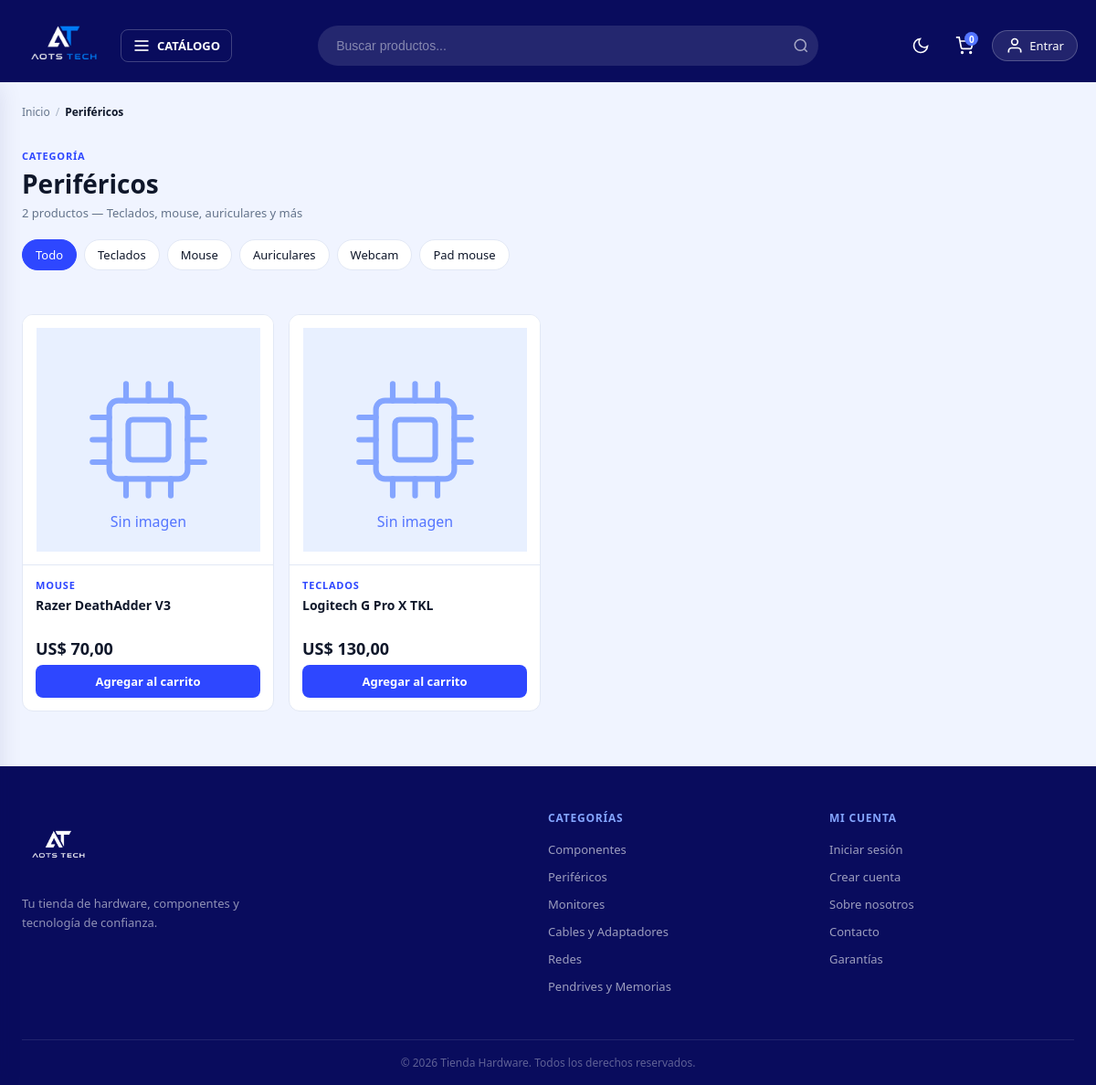
The page /categoria-producto/categoria?categoria=perifericos on the database its author committed.
### tables this page shows
CREATE TABLE categorias (
    id          INT AUTO_INCREMENT PRIMARY KEY,
    nombre      VARCHAR(80)  NOT NULL,
    slug        VARCHAR(80)  NOT NULL UNIQUE,
    descripcion VARCHAR(255) DEFAULT ''
);

CREATE TABLE subcategorias (
    id           INT AUTO_INCREMENT PRIMARY KEY,
    nombre       VARCHAR(80)  NOT NULL,
    slug         VARCHAR(80)  NOT NULL UNIQUE,
    categoria_id INT          NOT NULL,
    descripcion  VARCHAR(255) DEFAULT '',
    CONSTRAINT fk_sub_categoria FOREIGN KEY (categoria_id) REFERENCES categorias(id)
);

CREATE TABLE productos (
    id              INT AUTO_INCREMENT PRIMARY KEY,
    nombre          VARCHAR(120)  NOT NULL,
    descripcion     TEXT          NOT NULL,
    precio          DECIMAL(10,2) NOT NULL,
    stock           INT           NOT NULL DEFAULT 0,
    imagen          VARCHAR(255)  DEFAULT 'default.webp',
    subcategoria_id INT           NOT NULL,
    destacado       TINYINT(1)    NOT NULL DEFAULT 0,
    creado_en       TIMESTAMP     DEFAULT CURRENT_TIMESTAMP,
    CONSTRAINT fk_producto_subcategoria FOREIGN KEY (subcategoria_id) REFERENCES subcategorias(id)
);

### controllers/PaginasController.php (called while the page is built, shortened)
<?php
class PaginasController {
    public static function categoria(Router $router) {
        $slug = s($_GET['categoria'] ?? '');
        $categoria = Categoria::porSlug($slug);
        $productos     = Producto::porCategoria($categoria->id);
        $subcategorias = Subcategoria::porCategoria($categoria->id);
        $subs_por_id = [];
        foreach ($subcategorias as $sub) $subs_por_id[$sub->id] = $sub;
        foreach ($productos as $producto) {
            $producto->subcategoria = $subs_por_id[$producto->subcategoria_id] ?? null;
        }
        $router->render('tienda/categoria', [
            'meta_descripcion' => $categoria->descripcion ?: "Comprá {$categoria->nombre} al mejor precio en Tienda Hardware",
            'titulo'        => $categoria->nombre,
            'categoria'     => $categoria,
            'subcategorias' => $subcategorias,
            'productos'     => $productos
        ]);
    }
}

### public/index.php (called while the page is built, shortened)
<?php
require_once __DIR__ . '/../includes/app.php';
$router = new Router();
$router->get('/',         [PaginasController::class, 'index']);
$router->get('/sobre',    [PaginasController::class, 'sobre']);
$router->get('/contacto', [PaginasController::class, 'contacto']);
$router->get('/garantia', [PaginasController::class, 'garantia']);
$router->post('/contacto',[PaginasController::class, 'contacto']);
$router->get('/404',      [PaginasController::class, 'error']);
$router->get('/producto', [PaginasController::class, 'producto']);
$router->get('/categoria-producto/categoria',    [PaginasController::class, 'categoria']);
$router->get('/categoria-producto/subcategoria', [PaginasController::class, 'subcategoria']);
$router->get('/buscar', [BuscadorController::class, 'buscar']);
$router->get('/login',        [AuthController::class, 'login']);
$router->post('/login',       [AuthController::class, 'login']);
$router->post('/logout',      [AuthController::class, 'logout']);
$router->get('/registro',     [AuthController::class, 'registro']);
$router->post('/registro',    [AuthController::class, 'registro']);
$router->get('/confirmar',    [AuthController::class, 'confirmar']);
$router->get('/olvide',       [AuthController::class, 'olvide']);
$router->post('/olvide',      [AuthController::class, 'olvide']);
$router->get('/restablecer',  [AuthController::class, 'restablecer']);
$router->post('/restablecer', [AuthController::class, 'restablecer']);
$router->get('/mensaje',      [AuthController::class, 'mensaje']);
$router->get('/carrito',             [CarritoController::class, 'index']);
$router->post('/carrito/agregar',    [CarritoController::class, 'agregar']);
$router->post('/carrito/actualizar', [CarritoController::class, 'actualizar']);
$router->post('/carrito/eliminar',   [CarritoController::class, 'eliminar']);
$router->post('/carrito/vaciar',     [CarritoController::class, 'vaciar']);
$router->get('/checkout',           [OrdenController::class, 'checkout']);
$router->post('/checkout',          [OrdenController::class, 'checkout']);
$router->get('/orden/confirmacion', [OrdenController::class, 'confirmacion']);
$router->get('/mis-pedidos',        [OrdenController::class, 'misPedidos']);
$router->get('/cuenta',            [UsuarioController::class, 'dashboard']);
$router->get('/cuenta/modificar',  [UsuarioController::class, 'modificar']);
$router->post('/cuenta/modificar', [UsuarioController::class, 'modificar']);
$router->get('/admin/dashboard', [AdminController::class, 'dashboard']);
$router->get('/admin/productos',           [AdminController::class, 'productos']);
$router->get('/admin/productos/crear',     [AdminController::class, 'crearProducto']);
$router->post('/admin/productos/crear',    [AdminController::class, 'crearProducto']);
$router->get('/admin/productos/editar',    [AdminController::class, 'editarProducto']);
$router->post('/admin/productos/editar',   [AdminController::class, 'editarProducto']);
$router->post('/admin/productos/eliminar', [AdminController::class, 'eliminarProducto']);
$router->get('/admin/categorias',           [AdminController::class, 'categorias']);
$router->post('/admin/categorias/crear',    [AdminController::class, 'crearCategoria']);
$router->get('/admin/categorias/editar',    [AdminController::class, 'editarCategoria']);
$router->post('/admin/categorias/editar',   [AdminController::class, 'editarCategoria']);
$router->post('/admin/categorias/eliminar', [AdminController::class, 'eliminarCategoria']);
$router->get('/admin/subcategorias',           [AdminController::class, 'subcategorias']);
$router->post('/admin/subcategorias/crear',    [AdminController::class, 'crearSubcategoria']);
$router->get('/admin/subcategorias/editar',    [AdminController::class, 'editarSubcategoria']);
$router->post('/admin/subcategorias/editar',   [AdminController::class, 'editarSubcategoria']);
$router->post('/admin/subcategorias/eliminar', [AdminController::class, 'eliminarSubcategoria']);
$router->get('/admin/ordenes',  [AdminController::class, 'ordenes']);
$router->get('/admin/usuarios', [AdminController::class, 'usuarios']);
$router->comprobarRutas();

### includes/app.php (called while the page is built, shortened)
<?php
require __DIR__ . '/funciones.php';
spl_autoload_register(function($class) {
    $base  = __DIR__ . '/..';
    $class = str_replace('\\', '/', $class);
    $rutas = [
        $base . '/' . strtolower(explode('/', $class)[0]) . 's/' . basename($class) . '.php',
        $base . '/models/'      . basename($class) . '.php',
        $base . '/controllers/' . basename($class) . '.php',
        $base . '/router/'      . basename($class) . '.php',
    ];
    foreach($rutas as $ruta) {
        if(file_exists($ruta)) {
            return;
        }
    }
});

### includes/funciones.php (called while the page is built, shortened)
<?php
function s($html) : string {
    return htmlspecialchars($html ?? '');
}
function is_auth() : bool {
    return isset($_SESSION['id']) && !empty($_SESSION['id']);
}
function formatear_precio($precio) : string {
    return 'US$ ' . number_format((float)$precio, 2, ',', '.');
}

### models/ActiveRecord.php (called while the page is built, shortened)
<?php
class ActiveRecord {
    protected static $db;
    protected static $tabla = '';
    public static function setDB($database) {
        self::$db = $database;
    }
    public static function consultarSQL($query) {
        $resultado = self::$db->query($query);
        $array = [];
        while($registro = $resultado->fetch_assoc()) {
            $array[] = static::crearObjeto($registro);
        }
        return $array;
    }
    protected static function crearObjeto($registro) {
        $objeto = new static;
        foreach($registro as $key => $value) {
            if(property_exists($objeto, $key)) {
                $objeto->$key = $value;
            }
        }
        return $objeto;
    }
    public static function all($orden = 'DESC') {
        $query = "SELECT * FROM " . static::$tabla . " ORDER BY id {$orden}";
        return self::consultarSQL($query);
    }
    public static function where($columna, $valor) {
        $valor = self::$db->escape_string($valor);
        $query = "SELECT * FROM " . static::$tabla . " WHERE {$columna} = '{$valor}'";
        $resultado = self::consultarSQL($query);
        return array_shift($resultado);
    }
    public static function whereArray($array = []) {
        $query = "SELECT * FROM " . static::$tabla . " WHERE ";
        foreach($array as $key => $value) {
            $value = self::$db->escape_string($value);
            if($key == array_key_last($array)) {
                $query .= " {$key} = '{$value}';";
            } else {
                $query .= " {$key} = '{$value}' AND";
            }
        }
        return self::consultarSQL($query);
    }
}

### models/Categoria.php (called while the page is built, shortened)
<?php
class Categoria extends ActiveRecord {
    public static function porSlug($slug) {
        return self::where('slug', $slug);
    }
}

### models/Producto.php (called while the page is built, shortened)
<?php
class Producto extends ActiveRecord
{
    public function __construct($args = [])
    {
        $this->imagen          = $args['imagen']          ?? 'default.webp';
    }
    public static function porCategoria($categoria_id)
    {
        $query = "SELECT p.* FROM productos p
                  INNER JOIN subcategorias s ON p.subcategoria_id = s.id
                  WHERE s.categoria_id = {$categoria_id}
                  ORDER BY p.id DESC";
        return self::consultarSQL($query);
    }
}

### models/Subcategoria.php (called while the page is built, shortened)
<?php
class Subcategoria extends ActiveRecord {
    public static function porCategoria($categoria_id) {
        return self::whereArray(['categoria_id' => $categoria_id]);
    }
}

### views/tienda/categoria.php (the view, shortened to what this page needs)
<div class="contenedor">
    <nav class="breadcrumb" aria-label="Ruta de navegación">
        <a href="/">Inicio</a>
        <span class="breadcrumb__sep">/</span>
        <span class="breadcrumb__actual"><?= s($categoria->nombre) ?></span>
    </nav>
    <header class="page-header">
        <p class="page-header__overline">Categoría</p>
        <h1 class="page-header__titulo"><?= s($categoria->nombre) ?></h1>
        <p class="page-header__meta">
            <?= count($productos) ?> producto<?= count($productos) === 1 ? '' : 's' ?>
            <?= $categoria->descripcion ? '— ' . s($categoria->descripcion) : '' ?>
        </p>
    </header>
    <?php if (!empty($subcategorias)): ?>
    <div class="chips">
        <span class="chip chip--activo">Todo</span>
        <?php foreach ($subcategorias as $sub): ?>
        <a class="chip"
           href="/categoria-producto/subcategoria?categoria=<?= s($categoria->slug) ?>&subcategoria=<?= s($sub->slug) ?>">
            <?= s($sub->nombre) ?>
        </a>
        <?php endforeach; ?>
    </div>
    <?php endif; ?>
    <?php if (empty($productos)): ?>
        <div class="vacio">
            <span class="vacio__icono" aria-hidden="true">📦</span>
            <p class="vacio__titulo">Todavía no hay productos acá</p>
            <p class="vacio__texto">Estamos sumando productos a esta categoría. Volvé pronto o explorá el resto de la tienda.</p>
            <a href="/" class="boton boton--primario">Volver al inicio</a>
        </div>
    <?php else: ?>
        <div class="grid-productos seccion">
            <?php foreach ($productos as $producto): ?>
                <?php include __DIR__ . '/../parciales/producto-card.php'; ?>
            <?php endforeach; ?>
        </div>
    <?php endif; ?>
</div>

### views/parciales/producto-card.php
<?php
$overline  = $producto->categoria->nombre ?? ($producto->subcategoria->nombre ?? '');
$sin_stock = (int) $producto->stock < 1;
?>
<article class="producto-card">
    <a href="/producto?id=<?= (int) $producto->id ?>" class="producto-card__media" tabindex="-1">
        <img src="/img/productos/<?= s($producto->imagen) ?>"
             alt="<?= s($producto->nombre) ?>"
             loading="lazy"
             onerror="this.onerror=null;this.src='/img/placeholder.svg'">
    </a>
    <div class="producto-card__body">
        <?php if ($overline): ?>
            <p class="producto-card__overline"><?= s($overline) ?></p>
        <?php endif; ?>
        <h3 class="producto-card__nombre">
            <a href="/producto?id=<?= (int) $producto->id ?>"><?= s($producto->nombre) ?></a>
        </h3>
        <p class="producto-card__precio"><?= formatear_precio($producto->precio) ?></p>
        <?php if ($sin_stock): ?>
            <span class="producto-card__agotado">Sin stock</span>
        <?php else: ?>
            <button type="button"
                    class="boton boton--primario boton--sm agregar-carrito"
                    data-id="<?= (int) $producto->id ?>">
                Agregar al carrito
            </button>
        <?php endif; ?>
    </div>
</article>

### views/parciales/footer.php (shortened to what this page needs)
<?php if ($es_auth): ?>
<footer class="footer-auth">
    <div class="footer-auth__container">
        <a href="/" class="footer-auth__logo">
            <img src="/img/logo.png" alt="Tienda Hardware">
        </a>
        <p class="footer-auth__desc">
            Tu tienda de hardware, componentes y tecnología de confianza.
        </p>
        <div class="footer-auth__links">
            <a href="/sobre">Sobre nosotros</a>
            <a href="/contacto">Contacto</a>
            <a href="/garantia">Garantías</a>
        </div>
        <div class="footer-auth__copy">
            &copy; <?= date('Y') ?> Tienda Hardware. Todos los derechos reservados.
        </div>
    </div>
</footer>
<?php else: ?>
<footer class="footer">
    <div class="footer__container">
        <div class="footer__grid">
            <div class="footer__col">
                <a href="/" class="footer__logo">
                    <img src="/img/logo.png" alt="Tienda Hardware">
                </a>
                <p class="footer__desc">
                    Tu tienda de hardware, componentes y tecnología de confianza.
                </p>
            </div>
            <div class="footer__col">
                <h4 class="footer__titulo">Categorías</h4>
                <ul class="footer__lista">
                    <?php
                    foreach (array_slice($categorias_nav, 0, 6) as $cat):
                    ?>
                    <li>
                        <a href="/categoria-producto/categoria?categoria=<?= s($cat->slug) ?>">
                            <?= s($cat->nombre) ?>
                        </a>
                    </li>
                    <?php endforeach; ?>
                </ul>
            </div>
            <div class="footer__col">
                <h4 class="footer__titulo">Mi cuenta</h4>
                <ul class="footer__lista">
                    <?php if (is_auth()): ?>
                    <li><a href="/mis-pedidos">Mis pedidos</a></li>
                    <li><a href="/carrito">Carrito</a></li>
                    <?php else: ?>
                    <li><a href="/login">Iniciar sesión</a></li>
                    <li><a href="/registro">Crear cuenta</a></li>
                    <?php endif; ?>
                    <li><a href="/sobre">Sobre nosotros</a></li>
                    <li><a href="/contacto">Contacto</a></li>
                    <li><a href="/garantia">Garantías</a></li>
                </ul>
            </div>
        </div>
        <div class="footer__copy">
            <p>&copy; <?= date('Y') ?> Tienda Hardware. Todos los derechos reservados.</p>
        </div>
    </div>
</footer>
<?php endif; ?>

### rows shown on the page
categorias: nombre "Periféricos", descripcion "Teclados, mouse, auriculares y más"
subcategorias: nombre "Teclados"
subcategorias: nombre "Mouse"
subcategorias: nombre "Auriculares"
subcategorias: nombre "Webcam"
subcategorias: nombre "Pad mouse"
productos: subcategoria.nombre "MOUSE", nombre "Razer DeathAdder V3", precio "US$ 70,00"
productos: subcategoria.nombre "TECLADOS", nombre "Logitech G Pro X TKL", precio "US$ 130,00"
categorias: nombre "Componentes"
categorias: nombre "Monitores"
categorias: nombre "Cables y Adaptadores"
categorias: nombre "Redes"
categorias: nombre "Pendrives y Memorias"

### other values the page prints
total_carrito() "0"
count($productos) "2"
